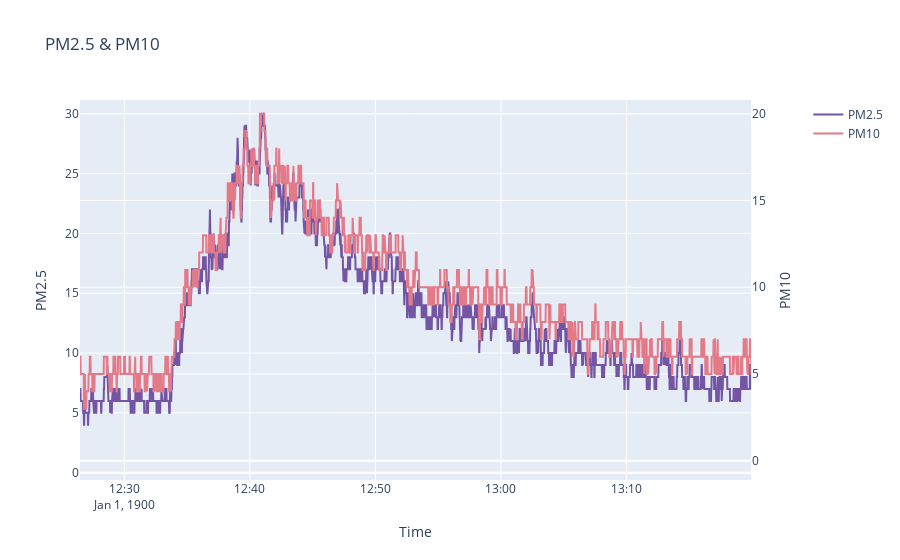

The notebook cell saved with this chart:
### Code cell
#plotting latest data of one day in plotly
import plotly.graph_objects as go
from plotly.subplots import make_subplots
import pandas as pd
import datetime
df = pd.read_csv("24Oct2021.csv",sep=",")
#convert Time string to datetime type
format = "%H:%M:%S"
def convert_datetime(dt_string):
    dt_object = datetime.datetime.strptime(dt_string, format)
    return dt_object

df['Zeit'] = df['Zeit'].apply(convert_datetime)
def plotting(df):
    # Create figure with secondary y-axis
    fig = make_subplots(specs=[[{"secondary_y": True}]])

    # Add traces
    fig.add_trace(
        go.Scatter(x=df['Zeit'], y=df['PM25'], name="PM2.5", line=dict(color='#7355A3')),
        secondary_y=False,

    )

    fig.add_trace(
        go.Scatter(x=df['Zeit'], y=df['PM10'], name="PM10", line=dict(color='#E47988')),
        secondary_y=True,
    )

    # Add figure title
    fig.update_layout(
        title_text="PM2.5 & PM10",
        height=600
    )

    # Set x-axis title
    fig.update_xaxes(title_text="Time")

    # Set y-axes titles
    fig.update_yaxes(title_text="PM2.5", secondary_y=False)
    fig.update_yaxes(title_text="PM10", secondary_y=True)

    fig.show()

    
plotting(df)

### Figure 1 — Plotly figure (JSON) as saved in the notebook; plotly's stock layout.template omitted (floating-point values rounded to 4 significant figures; data arrays with more than 128 entries replaced by an {"elided": "..."} marker saying what was removed)
{"data": [{"line": {"color": "#7355A3"}, "name": "PM2.5", "type": "scatter", "x": {"elided": "15431 str values"}, "xaxis": "x", "y": {"elided": "15431 int values"}, "yaxis": "y"}, {"line": {"color": "#E47988"}, "name": "PM10", "type": "scatter", "x": {"elided": "15431 str values"}, "xaxis": "x", "y": {"elided": "15431 int values"}, "yaxis": "y2"}], "layout": {"autosize": true, "title": {"text": "PM2.5 & PM10"}, "xaxis": {"anchor": "y", "autorange": false, "domain": [0, 0.94], "range": ["1900-01-01 12:26:27.9135", "1900-01-01 13:19:55.7897"], "title": {"text": "Time"}, "type": "date"}, "yaxis": {"anchor": "x", "autorange": false, "domain": [0, 1], "range": [-0.6111, 31.15], "title": {"text": "PM2.5"}, "type": "linear"}, "yaxis2": {"anchor": "x", "autorange": false, "overlaying": "y", "range": [-1.111, 20.79], "side": "right", "title": {"text": "PM10"}, "type": "linear"}}}
